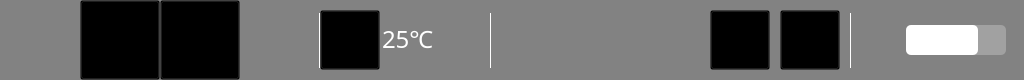
   <widget class="QWidget" name="navigationBarWidget" native="true">
    <property name="geometry">
     <rect>
      <x>0</x>
      <y>520</y>
      <width>1024</width>
      <height>80</height>
     </rect>
    </property>
    <property name="sizePolicy">
     <sizepolicy hsizetype="Fixed" vsizetype="Fixed">
      <horstretch>0</horstretch>
      <verstretch>0</verstretch>
     </sizepolicy>
    </property>
    <property name="minimumSize">
     <size>
      <width>1024</width>
      <height>80</height>
     </size>
    </property>
    <property name="maximumSize">
     <size>
      <width>1024</width>
      <height>80</height>
     </size>
    </property>
    <property name="styleSheet">
     <string notr="true">background-color: #828282;</string>
    </property>
    <widget class="QPushButton" name="backDesktopButton">
     <property name="geometry">
      <rect>
       <x>0</x>
       <y>0</y>
       <width>80</width>
       <height>80</height>
      </rect>
     </property>
     <property name="minimumSize">
      <size>
       <width>80</width>
       <height>80</height>
      </size>
     </property>
     <property name="maximumSize">
      <size>
       <width>80</width>
       <height>80</height>
      </size>
     </property>
     <property name="focusPolicy">
      <enum>Qt::NoFocus</enum>
     </property>
     <property name="styleSheet">
      <string notr="true">/* 基础圆形按钮样式（核心） */
QPushButton {
    border: none;                  /* 移除默认边框 */
	background-color: transparent;
	border-image: url(:/Icons/navigationBar/Icons/homeButton.png);
}

QPushButton:hover {
	border: none;
	border-image: url(:/Icons/navigationBar/Icons/homeButtonHover.png);
}</string>
     </property>
     <property name="text">
      <string/>
     </property>
    </widget>
    <widget class="QPushButton" name="allAppsPushButton">
     <property name="geometry">
      <rect>
       <x>80</x>
       <y>0</y>
       <width>80</width>
       <height>80</height>
      </rect>
     </property>
     <property name="minimumSize">
      <size>
       <width>80</width>
       <height>80</height>
      </size>
     </property>
     <property name="maximumSize">
      <size>
       <width>80</width>
       <height>80</height>
      </size>
     </property>
     <property name="focusPolicy">
      <enum>Qt::NoFocus</enum>
     </property>
     <property name="styleSheet">
      <string notr="true">/* 基础圆形按钮样式（核心） */
QPushButton {
	background-color: transparent;
	border-image: url(:/Icons/navigationBar/Icons/menuButton.png);
}

QPushButton:hover {
	border: none;
	border-image: url(:/Icons/navigationBar/Icons/menuButtonHover.png);
}
</string>
     </property>
     <property name="text">
      <string/>
     </property>
    </widget>
    <widget class="QLabel" name="partitionLabel_1">
     <property name="geometry">
      <rect>
       <x>319</x>
       <y>13</y>
       <width>2</width>
       <height>55</height>
      </rect>
     </property>
     <property name="sizePolicy">
      <sizepolicy hsizetype="Fixed" vsizetype="Fixed">
       <horstretch>0</horstretch>
       <verstretch>0</verstretch>
      </sizepolicy>
     </property>
     <property name="minimumSize">
      <size>
       <width>0</width>
       <height>55</height>
      </size>
     </property>
     <property name="maximumSize">
      <size>
       <width>2</width>
       <height>55</height>
      </size>
     </property>
     <property name="layoutDirection">
      <enum>Qt::LeftToRight</enum>
     </property>
     <property name="styleSheet">
      <string notr="true">QLabel {
    border-left: 1px solid white;
    background-color: transparent;
}</string>
     </property>
     <property name="text">
      <string/>
     </property>
     <property name="alignment">
      <set>Qt::AlignCenter</set>
     </property>
    </widget>
    <widget class="QLabel" name="partitionLabel_3">
     <property name="geometry">
      <rect>
       <x>850</x>
       <y>13</y>
       <width>2</width>
       <height>55</height>
      </rect>
     </property>
     <property name="sizePolicy">
      <sizepolicy hsizetype="Fixed" vsizetype="Fixed">
       <horstretch>0</horstretch>
       <verstretch>0</verstretch>
      </sizepolicy>
     </property>
     <property name="minimumSize">
      <size>
       <width>0</width>
       <height>55</height>
      </size>
     </property>
     <property name="maximumSize">
      <size>
       <width>2</width>
       <height>55</height>
      </size>
     </property>
     <property name="layoutDirection">
      <enum>Qt::LeftToRight</enum>
     </property>
     <property name="styleSheet">
      <string notr="true">QLabel {
    border-left: 1px solid white;
    background-color: transparent;
}</string>
     </property>
     <property name="text">
      <string/>
     </property>
     <property name="alignment">
      <set>Qt::AlignCenter</set>
     </property>
    </widget>
    <widget class="QLineEdit" name="temperatureLineEdit">
     <property name="geometry">
      <rect>
       <x>373</x>
       <y>9</y>
       <width>70</width>
       <height>60</height>
      </rect>
     </property>
     <property name="minimumSize">
      <size>
       <width>70</width>
       <height>60</height>
      </size>
     </property>
     <property name="maximumSize">
      <size>
       <width>70</width>
       <height>60</height>
      </size>
     </property>
     <property name="font">
      <font>
       <family>MiSans</family>
       <pointsize>18</pointsize>
      </font>
     </property>
     <property name="mouseTracking">
      <bool>false</bool>
     </property>
     <property name="focusPolicy">
      <enum>Qt::NoFocus</enum>
     </property>
     <property name="contextMenuPolicy">
      <enum>Qt::NoContextMenu</enum>
     </property>
     <property name="acceptDrops">
      <bool>false</bool>
     </property>
     <property name="layoutDirection">
      <enum>Qt::LeftToRight</enum>
     </property>
     <property name="styleSheet">
      <string notr="true">QLineEdit {
    /* 设置字体颜色为纯白色 */
    color: white;
    /* 设置背景完全透明 */
    background-color: transparent;
    /* 可选：移除默认边框（如果需要完全透明的视觉效果） */
    border: none;
    /* 可选：设置输入框内边距，避免文字紧贴边缘 */
    padding: 2px 4px;
}</string>
     </property>
     <property name="text">
      <string>25℃</string>
     </property>
     <property name="frame">
      <bool>false</bool>
     </property>
     <property name="cursorPosition">
      <number>3</number>
     </property>
     <property name="alignment">
      <set>Qt::AlignCenter</set>
     </property>
     <property name="dragEnabled">
      <bool>false</bool>
     </property>
     <property name="readOnly">
      <bool>true</bool>
     </property>
    </widget>
    <widget class="QSlider" name="voiceControlSlider">
     <property name="geometry">
      <rect>
       <x>906</x>
       <y>0</y>
       <width>100</width>
       <height>80</height>
      </rect>
     </property>
     <property name="minimumSize">
      <size>
       <width>100</width>
       <height>36</height>
      </size>
     </property>
     <property name="maximumSize">
      <size>
       <width>100</width>
       <height>80</height>
      </size>
     </property>
     <property name="focusPolicy">
      <enum>Qt::NoFocus</enum>
     </property>
     <property name="styleSheet">
      <string notr="true">/* 1. 整个 Slider：可点击区域 */
QSlider {
    min-height: 36px;
    background: transparent;
}

/* 2. 凹槽 */
QSlider::groove:horizontal {
    height: 30px;
    border-radius: 5px;
    background-color: rgba(255, 255, 255, 0.25);
}

/* 3. 已滑动部分 */
QSlider::sub-page:horizontal {
    height: 30px;
    border-radius: 5px;
    background-color: white;
}

QSlider::handle:horizontal {
    width: 20px;           
	background-color: white;
	border-radius: 5px;
    border: none;
}
</string>
     </property>
     <property name="minimum">
      <number>0</number>
     </property>
     <property name="maximum">
      <number>100</number>
     </property>
     <property name="sliderPosition">
      <number>65</number>
     </property>
     <property name="orientation">
      <enum>Qt::Horizontal</enum>
     </property>
    </widget>
    <widget class="QPushButton" name="voiceControlPushButton">
     <property name="geometry">
      <rect>
       <x>850</x>
       <y>10</y>
       <width>55</width>
       <height>60</height>
      </rect>
     </property>
     <property name="minimumSize">
      <size>
       <width>55</width>
       <height>60</height>
      </size>
     </property>
     <property name="maximumSize">
      <size>
       <width>55</width>
       <height>60</height>
      </size>
     </property>
     <property name="focusPolicy">
      <enum>Qt::NoFocus</enum>
     </property>
     <property name="styleSheet">
      <string notr="true">/* 基础圆形按钮样式（核心） */
QPushButton {
    
    /* 3. 配合你的风格：白色字体 + 透明背景（可自定义） */
    color: white;                  /* 字体白色 */
    border: none;                  /* 移除默认边框 */
    
    /* 4. 可选：文字居中、字体大小优化 */
    font-size: 14px;
    text-align: center;
	background-color: transparent;
	border-image: url(:/Icons/navigationBar/Icons/volUp.png);

}
</string>
     </property>
     <property name="text">
      <string/>
     </property>
    </widget>
    <widget class="QPushButton" name="downTemperaturePushButton">
     <property name="geometry">
      <rect>
       <x>320</x>
       <y>10</y>
       <width>60</width>
       <height>60</height>
      </rect>
     </property>
     <property name="minimumSize">
      <size>
       <width>60</width>
       <height>60</height>
      </size>
     </property>
     <property name="maximumSize">
      <size>
       <width>60</width>
       <height>60</height>
      </size>
     </property>
     <property name="focusPolicy">
      <enum>Qt::NoFocus</enum>
     </property>
     <property name="styleSheet">
      <string notr="true">/* 基础圆形按钮样式（核心） */
QPushButton {
	background-color: transparent;
	border-image: url(:/Icons/navigationBar/Icons/leftButton.png);
}

QPushButton:hover {
	border: none;
	border-image: url(:/Icons/navigationBar/Icons/leftButtonHover.png);
}
</string>
     </property>
     <property name="text">
      <string/>
     </property>
    </widget>
    <widget class="QPushButton" name="riseTemperaturePushButton">
     <property name="geometry">
      <rect>
       <x>430</x>
       <y>10</y>
       <width>60</width>
       <height>60</height>
      </rect>
     </property>
     <property name="minimumSize">
      <size>
       <width>60</width>
       <height>60</height>
      </size>
     </property>
     <property name="maximumSize">
      <size>
       <width>60</width>
       <height>60</height>
      </size>
     </property>
     <property name="focusPolicy">
      <enum>Qt::NoFocus</enum>
     </property>
     <property name="styleSheet">
      <string notr="true">/* 基础圆形按钮样式（核心） */
QPushButton {
    border: none;                  /* 移除默认边框 */
	background-color: transparent;
	border-image: url(:/Icons/navigationBar/Icons/rightButton.png);
}

QPushButton:hover {
	border: none;
	border-image: url(:/Icons/navigationBar/Icons/rightButtonHover.png);
}

</string>
     </property>
     <property name="text">
      <string/>
     </property>
    </widget>
    <widget class="QLabel" name="partitionLabel_2">
     <property name="geometry">
      <rect>
       <x>490</x>
       <y>13</y>
       <width>2</width>
       <height>55</height>
      </rect>
     </property>
     <property name="sizePolicy">
      <sizepolicy hsizetype="Fixed" vsizetype="Fixed">
       <horstretch>0</horstretch>
       <verstretch>0</verstretch>
      </sizepolicy>
     </property>
     <property name="minimumSize">
      <size>
       <width>0</width>
       <height>55</height>
      </size>
     </property>
     <property name="maximumSize">
      <size>
       <width>2</width>
       <height>55</height>
      </size>
     </property>
     <property name="layoutDirection">
      <enum>Qt::LeftToRight</enum>
     </property>
     <property name="styleSheet">
      <string notr="true">QLabel {
    border-left: 1px solid white;
    background-color: transparent;
}</string>
     </property>
     <property name="text">
      <string/>
     </property>
     <property name="alignment">
      <set>Qt::AlignCenter</set>
     </property>
    </widget>
    <widget class="QPushButton" name="exitAppPushButton">
     <property name="geometry">
      <rect>
       <x>240</x>
       <y>0</y>
       <width>80</width>
       <height>80</height>
      </rect>
     </property>
     <property name="minimumSize">
      <size>
       <width>80</width>
       <height>80</height>
      </size>
     </property>
     <property name="maximumSize">
      <size>
       <width>80</width>
       <height>80</height>
      </size>
     </property>
     <property name="focusPolicy">
      <enum>Qt::NoFocus</enum>
     </property>
     <property name="styleSheet">
      <string notr="true">/* 基础圆形按钮样式（核心） */
QPushButton {
    border: none;                  /* 移除默认边框 */
	background-color: transparent;
	border-image: url(:/Icons/navigationBar/Icons/Exit.png);
}

QPushButton:hover {
	border: none;
	border-image: url(:/Icons/navigationBar/Icons/ExitHover.png);
}

</string>
     </property>
     <property name="text">
      <string/>
     </property>
    </widget>
    <widget class="QPushButton" name="voiceAssistantPushButton">
     <property name="geometry">
      <rect>
       <x>160</x>
       <y>0</y>
       <width>80</width>
       <height>80</height>
      </rect>
     </property>
     <property name="minimumSize">
      <size>
       <width>80</width>
       <height>80</height>
      </size>
     </property>
     <property name="maximumSize">
      <size>
       <width>80</width>
       <height>80</height>
      </size>
     </property>
     <property name="focusPolicy">
      <enum>Qt::NoFocus</enum>
     </property>
     <property name="styleSheet">
      <string notr="true">/* 基础圆形按钮样式（核心） */
QPushButton {
	background-color: transparent;
	border-image: url(:/Icons/navigationBar/Icons/voiceAssistant.png);
}

QPushButton:hover {
	border: none;
	border-image: url(:/Icons/navigationBar/Icons/voiceAssistantHover.png);
}
</string>
     </property>
     <property name="text">
      <string/>
     </property>
    </widget>
    <widget class="QPushButton" name="performanceToolPushButton">
     <property name="geometry">
      <rect>
       <x>640</x>
       <y>10</y>
       <width>60</width>
       <height>60</height>
      </rect>
     </property>
     <property name="minimumSize">
      <size>
       <width>60</width>
       <height>60</height>
      </size>
     </property>
     <property name="maximumSize">
      <size>
       <width>60</width>
       <height>60</height>
      </size>
     </property>
     <property name="focusPolicy">
      <enum>Qt::NoFocus</enum>
     </property>
     <property name="styleSheet">
      <string notr="true">/* 基础圆形按钮样式（核心） */
QPushButton {
    border: none;                  /* 移除默认边框 */
	background-color: transparent;
	border-image: url(:/Icons/Application/Icons/performanceTool.png);
}

QPushButton:hover {
    background-color: #e6e6e6;
	border-radius: 16px;
	border: none;
}

	
</string>
     </property>
     <property name="text">
      <string/>
     </property>
    </widget>
    <widget class="QPushButton" name="monitorPushButton">
     <property name="geometry">
      <rect>
       <x>710</x>
       <y>10</y>
       <width>60</width>
       <height>60</height>
      </rect>
     </property>
     <property name="minimumSize">
      <size>
       <width>60</width>
       <height>60</height>
      </size>
     </property>
     <property name="maximumSize">
      <size>
       <width>60</width>
       <height>60</height>
      </size>
     </property>
     <property name="focusPolicy">
      <enum>Qt::NoFocus</enum>
     </property>
     <property name="styleSheet">
      <string notr="true">/* 基础圆形按钮样式（核心） */
QPushButton {
	background-color: transparent;
	border-image: url(:/Icons/Application/Icons/monitor.png);
}

QPushButton:hover {
    background-color: #e6e6e6;
	border-radius: 16px;
	border: none;
}
</string>
     </property>
     <property name="text">
      <string/>
     </property>
    </widget>
    <widget class="QPushButton" name="settingButton">
     <property name="geometry">
      <rect>
       <x>780</x>
       <y>10</y>
       <width>60</width>
       <height>60</height>
      </rect>
     </property>
     <property name="minimumSize">
      <size>
       <width>60</width>
       <height>60</height>
      </size>
     </property>
     <property name="maximumSize">
      <size>
       <width>60</width>
       <height>60</height>
      </size>
     </property>
     <property name="focusPolicy">
      <enum>Qt::NoFocus</enum>
     </property>
     <property name="styleSheet">
      <string notr="true">/* 基础圆形按钮样式（核心） */
QPushButton {
	background-color: transparent;
	border-image: url(:/Icons/navigationBar/Icons/settings.png);
}

QPushButton:hover {
    background-color: #e6e6e6;
	border-radius: 16px;
	border: none;
}
</string>
     </property>
     <property name="text">
      <string/>
     </property>
    </widget>
    <widget class="QPushButton" name="musicPlayerPushButton2">
     <property name="geometry">
      <rect>
       <x>570</x>
       <y>10</y>
       <width>60</width>
       <height>60</height>
      </rect>
     </property>
     <property name="minimumSize">
      <size>
       <width>60</width>
       <height>60</height>
      </size>
     </property>
     <property name="maximumSize">
      <size>
       <width>60</width>
       <height>60</height>
      </size>
     </property>
     <property name="focusPolicy">
      <enum>Qt::NoFocus</enum>
     </property>
     <property name="styleSheet">
      <string notr="true">/* 基础圆形按钮样式（核心） */
QPushButton {
    border: none;                  /* 移除默认边框 */
	background-color: transparent;
	border-image: url(:/Icons/Application/Icons/music.png);
}

QPushButton:hover {
    background-color: #e6e6e6;
	border-radius: 16px;
	border: none;
}
</string>
     </property>
     <property name="text">
      <string/>
     </property>
    </widget>
    <widget class="QPushButton" name="videoPlayerPushButton">
     <property name="geometry">
      <rect>
       <x>500</x>
       <y>10</y>
       <width>60</width>
       <height>60</height>
      </rect>
     </property>
     <property name="minimumSize">
      <size>
       <width>60</width>
       <height>60</height>
      </size>
     </property>
     <property name="maximumSize">
      <size>
       <width>60</width>
       <height>60</height>
      </size>
     </property>
     <property name="focusPolicy">
      <enum>Qt::NoFocus</enum>
     </property>
     <property name="styleSheet">
      <string notr="true">/* 基础圆形按钮样式（核心） */
QPushButton {
    border: none;                  /* 移除默认边框 */
	background-color: transparent;
	border-image: url(:/Icons/Application/Icons/video.png);
}
QPushButton:hover {
    background-color: #e6e6e6;
	border-radius: 16px;
	border: none;
}
</string>
     </property>
     <property name="text">
      <string/>
     </property>
    </widget>
    <zorder>backDesktopButton</zorder>
    <zorder>allAppsPushButton</zorder>
    <zorder>partitionLabel_1</zorder>
    <zorder>temperatureLineEdit</zorder>
    <zorder>voiceControlSlider</zorder>
    <zorder>voiceControlPushButton</zorder>
    <zorder>downTemperaturePushButton</zorder>
    <zorder>riseTemperaturePushButton</zorder>
    <zorder>partitionLabel_2</zorder>
    <zorder>voiceAssistantPushButton</zorder>
    <zorder>performanceToolPushButton</zorder>
    <zorder>monitorPushButton</zorder>
    <zorder>settingButton</zorder>
    <zorder>exitAppPushButton</zorder>
    <zorder>musicPlayerPushButton2</zorder>
    <zorder>videoPlayerPushButton</zorder>
    <zorder>partitionLabel_3</zorder>
   </widget>
